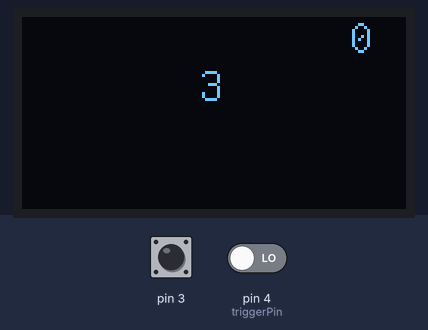
Bench run of a sketch on a simulated Arduino Uno, built with avr-gcc and run on an emulated ATmega328P. Shown: 128×64 one-colour display. Inputs (shaded band) come from the test bench; at power-on: pin 3 HIGH, pin 4 (triggerPin) LOW. Storage starts empty; random numbers use the default seed unless the sketch sets one; the audio player accepts every command and is not drawn; what the sketch prints to the serial monitor is not drawn.

Above: at 1.3 s.
1.4 s: pin 3 pulled LOW for 3.2 s
At 5.2 s:
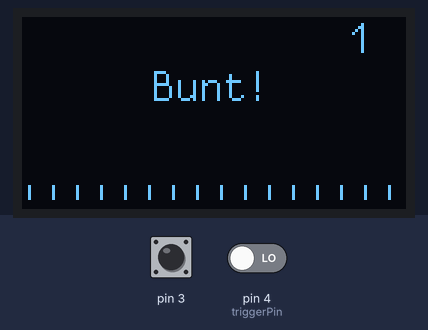
6.2 s: pin 3 pulled LOW for 0.15 s
At 7.2 s:
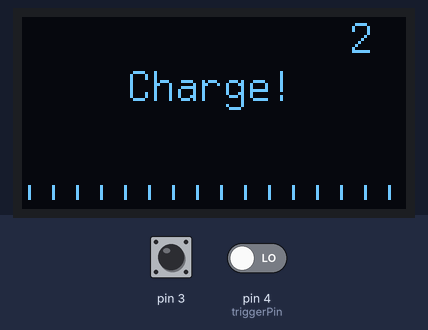
9.4 s: pin 4 (triggerPin) driven HIGH
At 16.0 s:
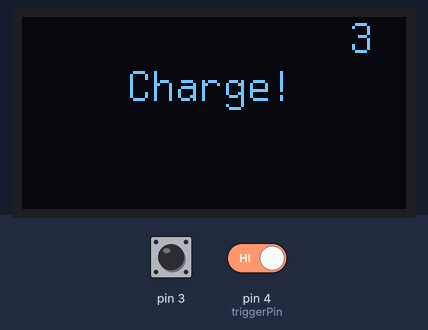
17.1 s: pin 4 (triggerPin) driven LOW
At 22.9 s:
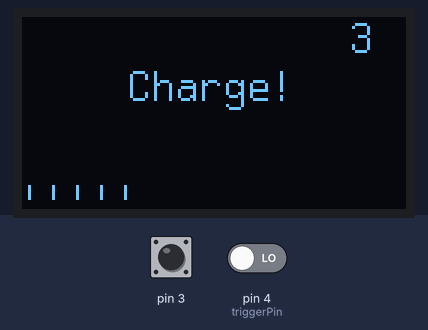
23.9 s: pin 3 driven LOW and pin 4 (triggerPin) driven HIGH
At 36.8 s:
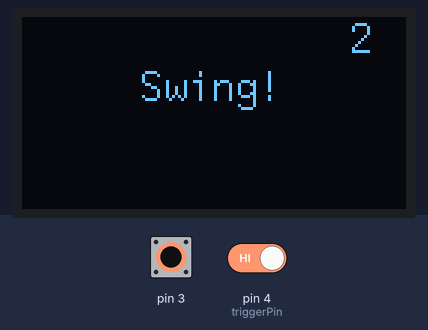
37.8 s: pin 3 driven HIGH
At 51.4 s:
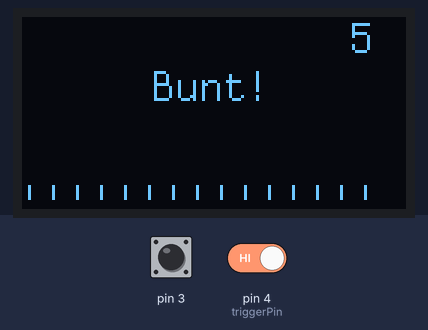

Measured:
- what the display in image 3 shows lasts 0.5 s, from 15.7 s to 16.2 s

The sketch:

BopitMain2.ino
```cpp
#include <SPI.h>
#include <Wire.h>
#include <Adafruit_MPU6050.h>
#include <Adafruit_Sensor.h>
#include <SSD1306Ascii.h>
#include <SSD1306AsciiSpi.h>

Adafruit_MPU6050 mpu;

#define SCREEN_WIDTH 128 // OLED display width, in pixels
#define SCREEN_HEIGHT 64 // OLED display height, in pixels
#define CHAR_WIDTH 8     // Width of each character in pixels
#define CHAR_HEIGHT 16   // Height of each character in pixels
#define BAR_WIDTH 16
#define triggerPin 4
#define SPEAKER_PIN 9

// OLED display SPI pins
#define OLED_CS 8
#define OLED_DC 10
#define OLED_RESET -1 // Not used

SSD1306AsciiSpi oled;

#include <SD.h>
#include <TMRpcm.h>

#define SD_ChipSelectPin 0
TMRpcm tmrpcm;

#include <CapacitiveSensor.h>
CapacitiveSensor TouchSensor = CapacitiveSensor(2, 3);
const int TouchThreshold = 150;

#define TEXT_PRINT_DELAY 100 // Speed of individually printing every character
unsigned long drawChar_StMs = 0;

uint8_t charIndex = 0;
String currentStr = "";

bool gameStarted = false;
bool displayGameStart = false;
bool countDown = false;
bool gameOver = false;
bool victory = false;

uint8_t score = 0;
int gameSpd = 10000;
float acceleration = 0.97;

void setup() {
  Serial.begin(9600);

  tmrpcm.speakerPin = SPEAKER_PIN; // Set the speaker pin (mono)

  if (!SD.begin(SD_ChipSelectPin)) {
    Serial.println("SD card initialization failed!");
    return;
  }
  Serial.println("SD card initialized.");

  tmrpcm.setVolume(5); // Adjust volume (0 to 7)
  tmrpcm.quality(2);   // Set 1 for 2x oversampling to improve quality

  oled.begin(&Adafruit128x64, OLED_CS, OLED_DC, OLED_RESET);
  oled.setFont(ZevvPeep8x16);

  pinMode(triggerPin, INPUT);

  Serial.println(F("Searching for MPU6050"));
  if (!mpu.begin()) {
    while (1) {
      delay(10);
    }
  }
  Serial.println(F("MPU6050 Found!"));
  mpu.setHighPassFilter(MPU6050_HIGHPASS_0_63_HZ);
  mpu.setMotionDetectionThreshold(4500);
  mpu.setMotionDetectionDuration(50);
  mpu.setInterruptPinLatch(false); // Keep it latched. Will turn off when reinitialized.
  mpu.setInterruptPinPolarity(true);
  mpu.setMotionInterrupt(true);

  delay(100);
}

void writeTextInt(const String& str) {
  if (charIndex == 0) {
    noInterrupts();
    oled.clear();
    centerText(str);
    interrupts();
  }
  unsigned long currentMillis = millis();
  if (currentMillis - drawChar_StMs >= TEXT_PRINT_DELAY) {
    drawChar_StMs = currentMillis;
    if (charIndex < str.length()) {
      noInterrupts();
      oled.write(str[charIndex]);
      interrupts();
      charIndex++;
    }
  }
  if (charIndex >= str.length()) {
    delay(1000);
    charIndex = 0;
    displayGameStart = false; // Reset the displayGameStart flag after the text is fully displayed
  }
}

void centerText(const String& str) {
  int h = oled.displayRows();
  int16_t x = (SCREEN_WIDTH - (str.length() * CHAR_WIDTH)) / 2; // Calculate center column
  int16_t y = (SCREEN_HEIGHT - CHAR_HEIGHT) / CHAR_HEIGHT / 2 + 1; // Calculate center row
  oled.setCursor(x, y);
}

void startLoop() {
  while (!gameStarted) {
    if (digitalRead(triggerPin) == HIGH || mpu.getMotionInterruptStatus()) {
      gameStarted = true;
    }
    writeTextInt(F("Swing to Play"));
  }
}

void displayCountdownBar(unsigned long elapsedTime, unsigned long totalTime) {
  int barLength = BAR_WIDTH - (elapsedTime * BAR_WIDTH / totalTime);
  oled.setCursor(0, 7); // Set cursor to the bottom row
  for (int i = 0; i < BAR_WIDTH; i++) {
    if (i < barLength) {
      oled.write('|');
    } else {
      oled.write(' ');
    }
  }
}

void displayScore() {
  noInterrupts();
  oled.setCursor(110, 0); // Top right corner
  oled.print(score);
  interrupts();
}

void CNTDWN(uint8_t count) {
  if (gameStarted) {
    Serial.println(F("Starting Countdown"));
    for (int8_t i = count + 1; i >= 0; i--) {
      unsigned long startMS = millis();
      if (i != 0 && i <= count) {
        noInterrupts();
        oled.clear();
        displayScore();
        centerText(String(i));
        oled.print(String(i));
        interrupts();
      }
      if (i == count + 1) {
        String startString = F("  Starting Game.");
        noInterrupts();
        oled.clear();
        displayScore();
        centerText(startString);
        oled.print(startString);
        interrupts();
        tmrpcm.play("test.wav"); // Play the WAV file
        while (tmrpcm.isPlaying()) {}
      }
      if (i == 0) {
        String startString = F("PLAY!");
        Serial.println(startString);
        noInterrupts();
        oled.clear();
        displayScore();
        centerText(startString);
        oled.print(startString);
        interrupts();
        tmrpcm.play("go.wav"); // Play the WAV file
        while (tmrpcm.isPlaying()) {}
        noTone(SPEAKER_PIN);
      }
      while (millis() - startMS < 700) {
        if (i == 3) {
          tmrpcm.play("3.wav"); // Play the WAV file
          while (tmrpcm.isPlaying()) {}
          noTone(SPEAKER_PIN);
        } else if (i == 2) {
          tmrpcm.play("2.wav"); // Play the WAV file
          while (tmrpcm.isPlaying()) {}
          noTone(SPEAKER_PIN);
        } else if (i == 1) {
          tmrpcm.play("1.wav"); // Play the WAV file
          while (tmrpcm.isPlaying()) {}
          noTone(SPEAKER_PIN);
        }
      }
    }
  }
}

void loopCommand(){
  while(!gameOver and !victory){
    commandRand();
  }
  if(victory){
    String vic = F("VICTORY!");
    oled.clear();
    displayScore();
    centerText(vic);
    oled.print(vic);
  }
}

void commandRand() {
  uint8_t choice = random(0, 3);//3 is upper bound, ie: [0:3) for no reason :/
  switch (choice) {
    case 0:
      commandAcc();
      break;
    case 1:
      commandBunt();
      break;
    case 2:
      commandCharge();
      break;
  }
}

void commandAcc() {
  String command = F("Swing!");
  noInterrupts();
  oled.clear();
  displayScore();
  centerText(command);
  oled.print(command);
  delay(500);
  interrupts();
  unsigned long startMS = millis();
  while (1) {
    displayCountdownBar(millis() - startMS, gameSpd);
    if (mpu.getMotionInterruptStatus()) {
      score += 1;
      if(score == 100){
        victory = true;
      }
      displayScore(); // Update the counter display
      gameSpd = gameSpd*acceleration; // decrease time by 10% multiplicatively
      tmrpcm.play("coin.wav"); // Play the WAV file
      while (tmrpcm.isPlaying()) {}
      noTone(SPEAKER_PIN);
      break;
    }
    if (millis() - startMS > gameSpd) {
      gameOver = true;
      String gmOv = F("Game Over");
      oled.clear();
      displayScore();
      centerText(gmOv);
      oled.print(gmOv);
      break;
    }
  }
}

void commandBunt() {
  String command = F("Bunt!");
  noInterrupts();
  oled.clear();
  displayScore();
  centerText(command);
  oled.print(command);
  delay(500);//delay to prevent duplicate points
  interrupts();
  unsigned long startMS = millis();
  while (1) {
    displayCountdownBar(millis() - startMS, gameSpd);
    if (TouchSensor.capacitiveSensor(50) > TouchThreshold) {
      score += 1;
      displayScore(); // Update the counter display
      gameSpd = gameSpd*acceleration; // decrease time by 10% multiplicatively
      tmrpcm.play("coin.wav"); // Play the WAV file
      while (tmrpcm.isPlaying()) {}
      noTone(SPEAKER_PIN);
      break;
    }
    if (millis() - startMS > gameSpd) {
      gameOver = true;
      String gmOv = F("Game Over");
      oled.clear();
      displayScore();
      centerText(gmOv);
      oled.print(gmOv);
      break;
    }
  }
}

void commandCharge() {
  String command = F("Charge!");
  noInterrupts();
  oled.clear();
  displayScore();
  centerText(command);
  oled.print(command);
  delay(500);//delay to prevent duplicate points
  interrupts();
  unsigned long startMS = millis();
  int chargeCnt = 0;
  while (1) {
    displayCountdownBar(millis() - startMS, gameSpd);
    if (digitalRead(triggerPin) == HIGH) {
      chargeCnt++;
    }
    if (chargeCnt>=gameSpd/20) {
      score += 1;
      displayScore(); // Update the counter display
      gameSpd = gameSpd*acceleration; // decrease time by 10% multiplicatively
      tmrpcm.play("coin.wav"); // Play the WAV file
      while (tmrpcm.isPlaying()) {}
      noTone(SPEAKER_PIN);
      break;
    }
    if (millis() - startMS > gameSpd) {
      gameOver = true;
      String gmOv = F("Game Over");
      oled.clear();
      displayScore();
      centerText(gmOv);
      oled.print(gmOv);
      break;
    }
  }
}

void loop() {
  oled.setFont(ZevvPeep8x16);
  startLoop();
  CNTDWN(3);
  displayScore(); // Display the counter after the countdown
  loopCommand();

  // reset flags
  noInterrupts();
  score=0;
  noTone(SPEAKER_PIN);
  drawChar_StMs = 0;
  charIndex = 0;
  currentStr = "";
  gameStarted = false;
  displayGameStart = false;
  gameOver = false;
  victory = false;
  countDown = false;
  gameSpd = 10000;
  delay(3000);
  oled.clear();
  interrupts();
}
```
